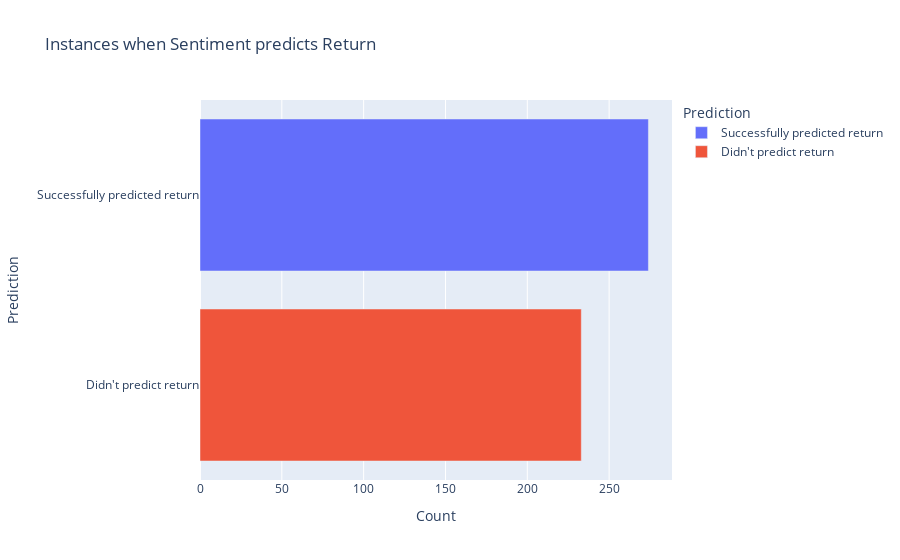
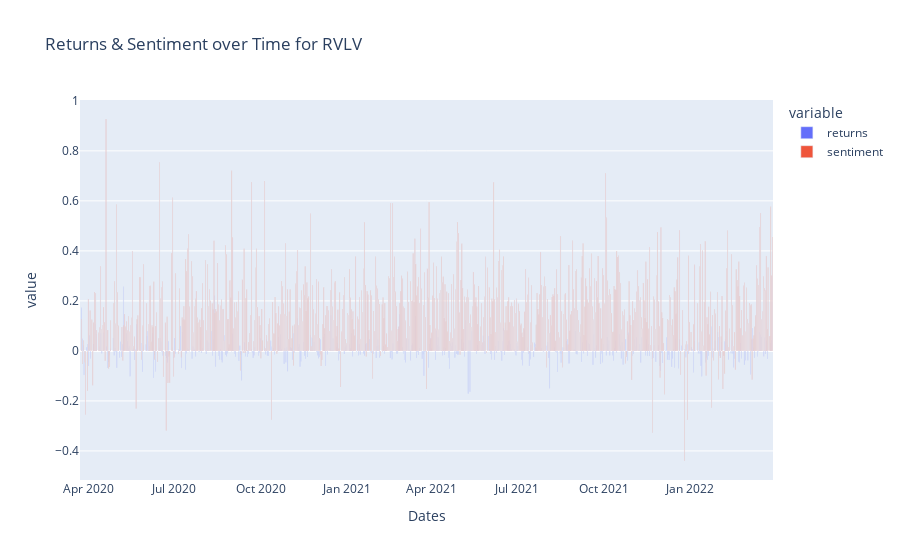

Notebook code for these charts, in order:
### Code cell
# Dropping NAs so they are not compared
drop_df = comb_df.dropna()

# Converting the dates to datetime
drop_df['Dates'] =  pd.to_datetime(drop_df['Dates'], format="%Y-%m-%d")

# Comparing matches
match = (drop_df['sentiment'].apply(lambda x: x>0)==drop_df['returns'].apply(lambda x: x>0))


# Counting instances where they match
match = match.value_counts().rename({False: "Didn't predict return",
                                         True: "Successfully predicted return"}).to_frame()
    
# Visualizing matches in sentiment and return
fig = px.bar(match,
        x=0,
        y=match.index,
        color=match.index,
        title="Instances when Sentiment predicts Return",
        labels={"index": "Prediction",
                "0": "Count"}
    )

fig.show()
    
# Visualizing the sentiment and price
fig = px.bar(
        comb_df,
        x='Dates',
        y=['returns', 'sentiment'],
        barmode='group',
        title=f"Returns & Sentiment over Time for RVLV"
    )
    
fig.show()

### Figure 1 — Plotly figure (JSON) as saved in the notebook; plotly's stock layout.template omitted (floating-point values rounded to 4 significant figures)
{"data": [{"alignmentgroup": "True", "hovertemplate": "Prediction=%{y}<br>Count=%{x}<extra></extra>", "legendgroup": "Successfully predicted return", "marker": {"color": "#636efa", "pattern": {"shape": ""}}, "name": "Successfully predicted return", "offsetgroup": "Successfully predicted return", "orientation": "h", "showlegend": true, "textposition": "auto", "type": "bar", "x": [274], "xaxis": "x", "y": ["Successfully predicted return"], "yaxis": "y"}, {"alignmentgroup": "True", "hovertemplate": "Prediction=%{y}<br>Count=%{x}<extra></extra>", "legendgroup": "Didn't predict return", "marker": {"color": "#EF553B", "pattern": {"shape": ""}}, "name": "Didn't predict return", "offsetgroup": "Didn't predict return", "orientation": "h", "showlegend": true, "textposition": "auto", "type": "bar", "x": [233], "xaxis": "x", "y": ["Didn't predict return"], "yaxis": "y"}], "layout": {"barmode": "relative", "legend": {"title": {"text": "Prediction"}, "tracegroupgap": 0}, "title": {"text": "Instances when Sentiment predicts Return"}, "xaxis": {"anchor": "y", "domain": [0, 1], "title": {"text": "Count"}}, "yaxis": {"anchor": "x", "categoryarray": ["Didn't predict return", "Successfully predicted return"], "categoryorder": "array", "domain": [0, 1], "title": {"text": "Prediction"}}}}

### Figure 2 — Plotly figure (JSON) as saved in the notebook; plotly's stock layout.template omitted (floating-point values rounded to 4 significant figures; data arrays with more than 128 entries replaced by an {"elided": "..."} marker saying what was removed)
{"data": [{"alignmentgroup": "True", "hovertemplate": "variable=returns<br>Dates=%{x}<br>value=%{y}<extra></extra>", "legendgroup": "returns", "marker": {"color": "#636efa", "pattern": {"shape": ""}}, "name": "returns", "offsetgroup": "returns", "orientation": "v", "showlegend": true, "textposition": "auto", "type": "bar", "x": {"elided": "729 str values"}, "xaxis": "x", "y": {"elided": "729 float values"}, "yaxis": "y"}, {"alignmentgroup": "True", "hovertemplate": "variable=sentiment<br>Dates=%{x}<br>value=%{y}<extra></extra>", "legendgroup": "sentiment", "marker": {"color": "#EF553B", "pattern": {"shape": ""}}, "name": "sentiment", "offsetgroup": "sentiment", "orientation": "v", "showlegend": true, "textposition": "auto", "type": "bar", "x": {"elided": "729 str values"}, "xaxis": "x", "y": {"elided": "729 float values"}, "yaxis": "y"}], "layout": {"barmode": "group", "legend": {"title": {"text": "variable"}, "tracegroupgap": 0}, "title": {"text": "Returns & Sentiment over Time for RVLV"}, "xaxis": {"anchor": "y", "domain": [0, 1], "title": {"text": "Dates"}}, "yaxis": {"anchor": "x", "domain": [0, 1], "title": {"text": "value"}}}}
